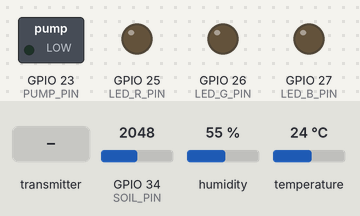
Bench run of a sketch on a simulated ESP32. Parts: switched loads named in the sketch (green lamp = pin HIGH), output pins drawn as LEDs (lit = HIGH). The test bench sets the inputs (shaded band); at power-on: GPIO 34 (SOIL_PIN) = 2048, humidity 55 %, temperature 24 °C. A WiFi scan finds three made-up networks.

Above: at 3.2 s.
3.3 s: GPIO 34 (SOIL_PIN) set to 3254
7.2 s: GPIO 34 (SOIL_PIN) set to 3386
At 9.9 s:
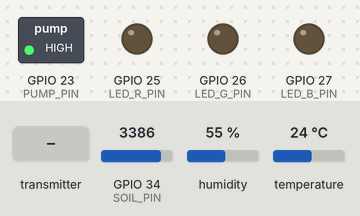
10.5 s: the transmitter starts sending led_r = 1
At 11.4 s:
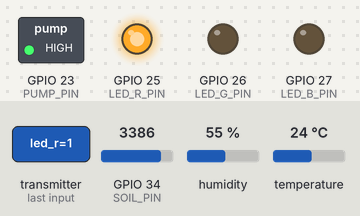
12.0 s: the transmitter starts sending led_g = 1
At 13.2 s:
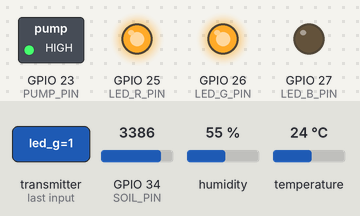
13.5 s: the transmitter starts sending led_b = 1
At 14.7 s:
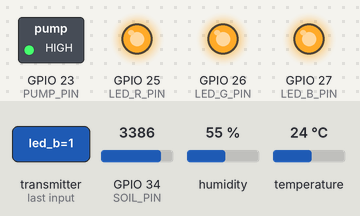
15.0 s: the transmitter starts sending led_r = 0
At 15.7 s:
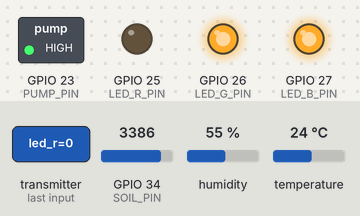
Timing chart, 0 to 17.5 s (numbered marks = the images above; inputs shaded):
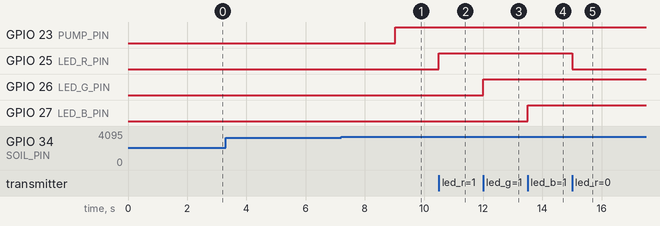

Measured:
- the behaviour switches between 3316 and 3317 on GPIO 34 (SOIL_PIN) (found by bisection; images 0 and 1)
- after the input at 3.3 s, every drawn part: stays the same
- after the input at 7.2 s, GPIO 23 (PUMP_PIN): LOW → HIGH after 1.8 s
- after the input at 10.5 s, GPIO 25 (LED_R_PIN): LOW → HIGH at once
- after the input at 12.0 s, GPIO 26 (LED_G_PIN): LOW → HIGH at once
- after the input at 13.5 s, GPIO 27 (LED_B_PIN): LOW → HIGH at once
- after the input at 15.0 s, GPIO 25 (LED_R_PIN): HIGH → LOW at once

The sketch:

1a_appv.ino
```cpp
#include <esp_now.h>
#include <WiFi.h>
#include <esp_wifi.h>
#include <DHT.h>

#define DHTPIN    4
#define DHTTYPE   DHT11
#define SOIL_PIN  34
#define PUMP_PIN  23
#define LED_R_PIN 25
#define LED_G_PIN 26
#define LED_B_PIN 27

const char* ROUTER_SSID = "Rohith";
// Target MAC Address of Master 1B gateway
uint8_t masterMac[] = {0xE0, 0x8C, 0xFE, 0x34, 0x33, 0x1C};

DHT dht(DHTPIN, DHTTYPE);

typedef struct {
  uint8_t zone_id = 1;
  float temp;
  float hum;
  int soil_percent;
  bool pump_status;
} Telemetry1A;

typedef struct {
  bool manual_pump;
  bool led_r;
  bool led_g;
  bool led_b;
} Command1A;

Telemetry1A myData;
Command1A incomingCmds = {false, false, false, false};
unsigned long lastRead = 0;

// Scan local Wi-Fi networks to find the network channel used by the master router
int32_t getRouterChannel() {
  int n = WiFi.scanNetworks();
  for (int i = 0; i < n; i++) {
    if (WiFi.SSID(i) == ROUTER_SSID) return WiFi.channel(i);
  }
  return 1; // Default back to Channel 1 if network not found
}

// Callback invoked when execution messages are received from Master 1B
void OnDataRecv(const esp_now_recv_info_t *info, const uint8_t *data, int len) {
  memcpy(&incomingCmds, data, sizeof(incomingCmds));
  digitalWrite(LED_R_PIN, incomingCmds.led_r);
  digitalWrite(LED_G_PIN, incomingCmds.led_g);
  digitalWrite(LED_B_PIN, incomingCmds.led_b);
}

void setup() {
  Serial.begin(115200);
  dht.begin();
  pinMode(PUMP_PIN, OUTPUT);
  pinMode(LED_R_PIN, OUTPUT); pinMode(LED_G_PIN, OUTPUT); pinMode(LED_B_PIN, OUTPUT);

  WiFi.mode(WIFI_STA);
  int32_t ch = getRouterChannel();
  esp_wifi_set_channel(ch, WIFI_SECOND_CHAN_NONE); // Force radio channel synchronization

  if (esp_now_init() != ESP_OK) {
    Serial.println("ESP-NOW Initialization Failed");
    return;
  }
  esp_now_register_recv_cb(OnDataRecv);

  esp_now_peer_info_t peerInfo = {};
  memcpy(peerInfo.peer_addr, masterMac, 6);
  peerInfo.channel = ch;
  peerInfo.encrypt = false;
  esp_now_add_peer(&peerInfo);
}

void loop() {
  // Read and transmit telemetry data every 3000ms
  if (millis() - lastRead >= 3000) {
    lastRead = millis();
    myData.temp = dht.readTemperature();
    myData.hum = dht.readHumidity();

    // Map soil moisture sensor values from analog scale to percentage bounds
    myData.soil_percent = constrain(map(analogRead(SOIL_PIN), 4095, 1500, 0, 100), 0, 100);

    // Automation Logic: Manual override takes priority, else uses automated soil-moisture checks
    if (incomingCmds.manual_pump) {
      digitalWrite(PUMP_PIN, HIGH);
      myData.pump_status = true;
    } else {
      if (myData.soil_percent < 30) {
        digitalWrite(PUMP_PIN, HIGH);
        myData.pump_status = true; // Turn pump ON if soil is too dry
      }
      else if (myData.soil_percent > 42) {
        digitalWrite(PUMP_PIN, LOW);
        myData.pump_status = false; // Turn pump OFF if soil is well watered
      }
    }

    // Ship telemetry package upstream to Master Gateway
    esp_now_send(masterMac, (uint8_t *) &myData, sizeof(myData));
  }
}
```
